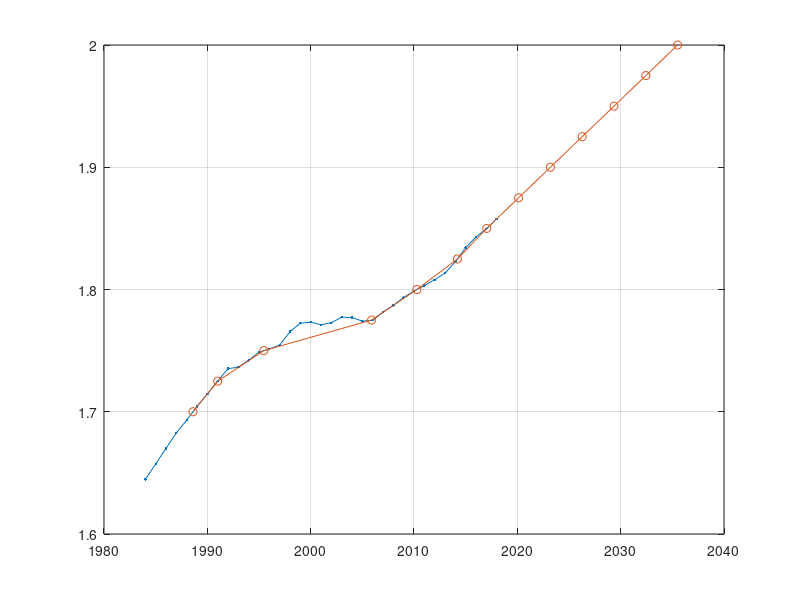

MATLAB code to generate this figure: (Note: this script raises an error after producing the figure.)
addpath /asl/matlib/h4tools
addpath /asl/matlib/aslutil
addpath /asl/matlib/rtptools
addpath /home/sergio/MATLABCODE/CONVERT_GAS_UNITS
addpath /home/sergio/MATLABCODE/

JOB = str2num(getenv('SLURM_ARRAY_TASK_ID'));
%JOB = 21
fin = 'latbin1_40.clr.rp.rtp';

iaCH4 = [1700 : 25 : 2000]/1000;
kcarta = '/home/sergio/KCARTA/BIN/kcarta.x_f90_121_400ppmv_H16';

ch4_esrl = load('ch4_esrl.txt');
raCH4times = interp1(ch4_esrl(:,2)/1000,ch4_esrl(:,1),iaCH4,[],'extrap');
plot(ch4_esrl(:,1),ch4_esrl(:,2)/1000,'.-',raCH4times,iaCH4,'o-'); grid

for ll = JOB
  [h,ha,pall,pa] = rtpread(fin);
  [h,p21] = subset_rtp(h,pall,[],[],ll);
  [ppmvLAY,ppmvAVG,ppmvMAX,pavgLAY,tavgLAY,ppmv500,ppmv75] = layers2ppmv_dryair(h,p21,1,6);
  %semilogy(ppmvLAY,pavgLAY); set(gca,'ydir','reverse');
  meanCH4 = mean(ppmvLAY(10:30));

  for ii = 1 : length(iaCH4)
    if ii == 1
      pnew = p21;
      pnew.gas_6 = pnew.gas_6 * iaCH4(ii)/meanCH4;
    else
      px = p21;
      px.gas_6 = px.gas_6 * iaCH4(ii)/meanCH4;
      [h,pnew] = cat_rtp(h,pnew,h,px);
    end
  end
  [appmvLAY,appmvAVG,appmvMAX,apavgLAY,atavgLAY,appmv500,appmv75] = layers2ppmv_dryair(h,pnew,1:length(iaCH4),6);
  %semilogy(appmvLAY,apavgLAY); set(gca,'ydir','reverse');
  %plot(iaCH4,appmvLAY(50,:),'o-')
    
  fop = ['CH4_1700_2000/make_ch4_1700_2000_latbin_' num2str(ll) '.op.rtp'];
  rtpwrite(fop,h,ha,pnew,pa);

  %%%%%%%%%%%%%%%%%%%%%%%%%%%%%%%%%%%%%%%%%%%%%%%%%%%%%%%%%%%%%%%%%%%%%%%%
  for ii = 1 : length(iaCH4)
    fprintf(1,'latbin %2i ijac %2i \n',ll,ii)
    sedder = ['!sed -e "s/XYZXYZ/' num2str(ll) '/g" -e "s/MMM/' num2str(ii) '/g" templatejacCH4_1700_2000_col.nml > CH4_1700_2000//junk' num2str(ll) '.nml' ];
    eval(sedder)
    kcrad = ['CH4_1700_2000/junkCH4_latbin_' num2str(ll) '_ch4pert_' num2str(ii) '.dat'];
    kcjac = ['CH4_1700_2000/junkCH4_latbin_' num2str(ll) '_ch4pert_' num2str(ii) '.jac'];
    kcartaer = ['!' kcarta ' CH4_1700_2000/junk' num2str(ll) '.nml ' kcrad ' ' kcjac];
    eval(kcartaer)
  end
end

monitor_memory_whos;

return
